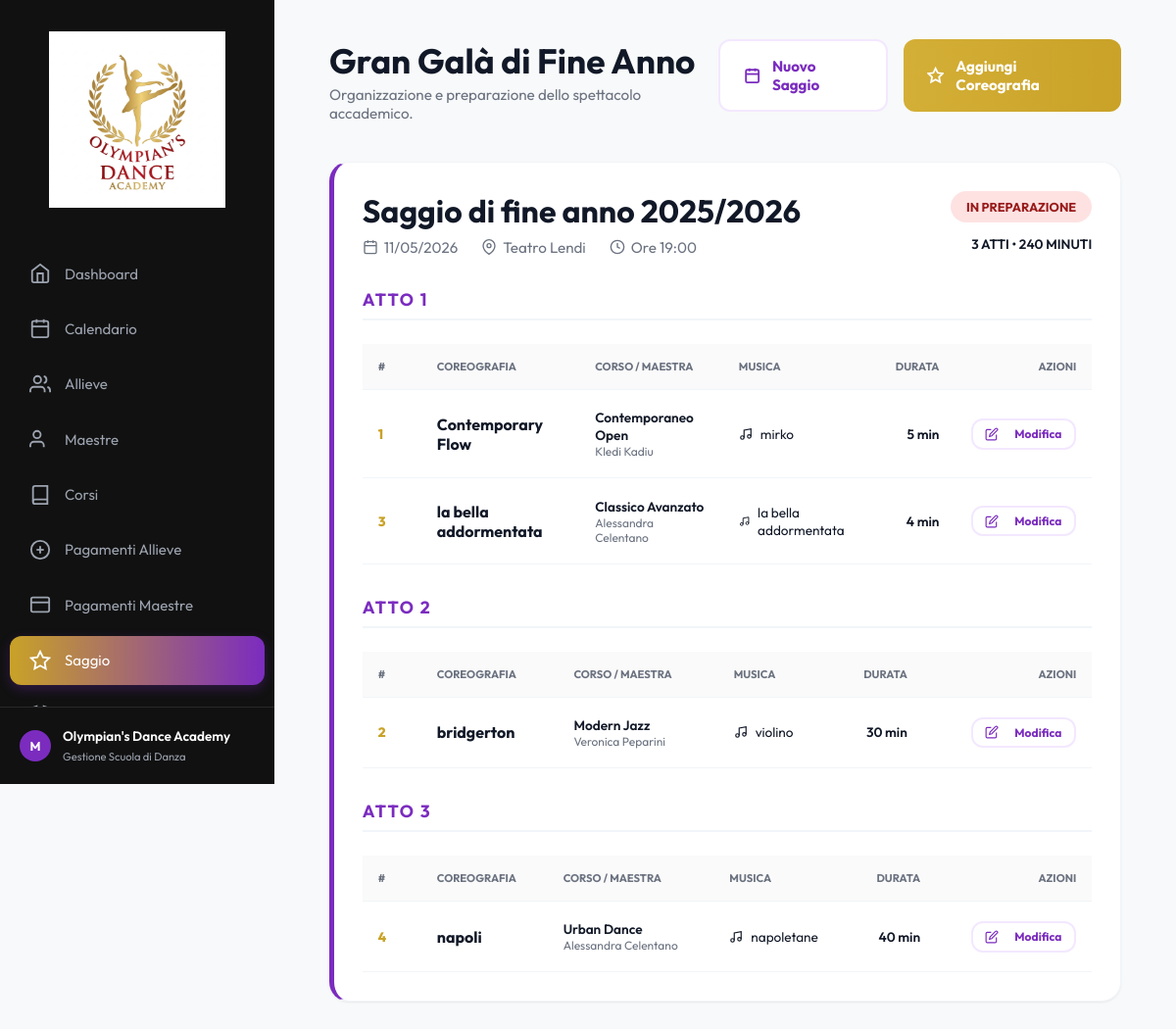
Page /saggio/ on the committed database.
### academy/models.py (models this page shows, shortened)
class Saggio(models.Model):
    STATI = [
        ('In preparazione', 'In preparazione'),
        ('Programmato', 'Programmato'),
        ('Completato', 'Completato'),
        ('Rinviato', 'Rinviato'),
    ]
    titolo = models.CharField(max_length=200)
    data = models.DateField(blank=True, null=True)
    luogo = models.CharField(max_length=200, blank=True, null=True)
    ora_inizio = models.TimeField(blank=True, null=True)
    stato = models.CharField(max_length=50, choices=STATI, default='In preparazione')
    numero_atti = models.IntegerField(default=1)
    durata_totale = models.IntegerField(default=0, help_text="Durata in minuti")
    class Meta:
        db_table = 'Saggi'
        ordering = ['data']

class Coreografia(models.Model):
    nome = models.CharField(max_length=200)
    id_saggio = models.ForeignKey(Saggio, on_delete=models.CASCADE, related_name='coreografie', db_column='id_saggio')
    id_corso = models.ForeignKey(Corso, on_delete=models.PROTECT, related_name='coreografie', db_column='id_corso')
    id_maestra = models.ForeignKey(Maestra, on_delete=models.PROTECT, related_name='coreografie', db_column='id_maestra')
    atto = models.IntegerField(default=1)
    ordine_uscita = models.IntegerField(blank=True, null=True)
    musica = models.CharField(max_length=200, blank=True, null=True)
    durata = models.IntegerField(blank=True, null=True, help_text="Durata in secondi")
    class Meta:
        db_table = 'Coreografie'
        ordering = ['id_saggio', 'atto', 'ordine_uscita']
        verbose_name_plural = "Coreografie"
    @property
    def nome_corso(self):
        return self.id_corso.nome if self.id_corso else ""
    @property
    def nome_maestra(self):
        return self.id_maestra.nome if self.id_maestra else ""
    @property
    def cognome_maestra(self):
        return self.id_maestra.cognome if self.id_maestra else ""

class Corso(models.Model):
    LIVELLI = [
        ('Base', 'Base'),
        ('Intermedio', 'Intermedio'),
        ('Avanzato', 'Avanzato'),
        ('Tutti', 'Tutti'),
    ]
    nome = models.CharField(max_length=150)
    livello = models.CharField(max_length=50, choices=LIVELLI, blank=True, null=True)
    fascia_eta = models.CharField(max_length=100, blank=True, null=True)
    id_maestra = models.ForeignKey(Maestra, on_delete=models.PROTECT, related_name='corsi', db_column='id_maestra')
    class Meta:
        db_table = 'Corsi'
        ordering = ['nome']

class Maestra(models.Model):
    nome = models.CharField(max_length=100)
    cognome = models.CharField(max_length=100)
    telefono = models.CharField(max_length=20, blank=True, null=True)
    email = models.EmailField(blank=True, null=True)
    specializzazione = models.CharField(max_length=100, blank=True, null=True)
    compenso_mensile = models.DecimalField(max_digits=8, decimal_places=2, blank=True, null=True)
    class Meta:
        db_table = 'Maestre'
        ordering = ['cognome', 'nome']
        verbose_name_plural = "Maestre"

### academy/views.py (the view)
# urls.py: path("saggio/", views.saggio, name="saggio"),
def saggio(request):
    return render(request, "saggio.html", {"saggi": _saggi_completi()})

### academy/context_processors.py (called while the page is built)
def today(request):
    return {"date_today": date.today().isoformat()}

### academy/templatetags/academy_filters.py (called while the page is built)
@register.filter
def date_dmy(value):
    if not value:
        return ""
    text = str(value)
    if len(text) >= 10:
        return f"{text[8:10]}/{text[5:7]}/{text[0:4]}"
    return text

### academy/views.py (called while the page is built)
def _saggi_completi():
    saggi = list(Saggio.objects.all())
    for saggio in saggi:
        coreografie = (
            saggio.coreografie.select_related("id_corso", "id_maestra")
            .annotate(num_allieve=Count("id_corso__allieve"))
            .order_by("atto", "ordine_uscita")
        )
        atti = defaultdict(list)
        for coreografia in coreografie:
            atti[coreografia.atto].append(coreografia)
        saggio.atti = dict(sorted(atti.items()))
    return saggi

### templates/saggio.html (shortened to what this page needs)
{% extends 'base.html' %}
{% load academy_filters %}
{% block content %}
<div class="animate-in">
    <header class="header-container">
        <div class="header-title">
            <h1>Gran Galà di Fine Anno</h1>
            <p>Organizzazione e preparazione dello spettacolo accademico.</p>
        </div>
        <div style="display: flex; gap: 1rem;">
            <a href="{% url 'nuovo_saggio' %}" class="btn btn-outline-purple">
                <svg width="18" height="18" viewBox="0 0 24 24" fill="none" stroke="currentColor" stroke-width="2.5"><rect x="3" y="4" width="18" height="18" rx="2" ry="2"/><line x1="16" y1="2" x2="16" y2="6"/><line x1="8" y1="2" x2="8" y2="6"/><line x1="3" y1="10" x2="21" y2="10"/></svg>
                Nuovo Saggio
            </a>
            <a href="{% url 'nuova_coreografia' %}" class="btn btn-gold">
                <svg width="18" height="18" viewBox="0 0 24 24" fill="none" stroke="currentColor" stroke-width="2.5"><polygon points="12 2 15.09 8.26 22 9.27 17 14.14 18.18 21.02 12 17.77 5.82 21.02 7 14.14 2 9.27 8.91 8.26 12 2"/></svg>
                Aggiungi Coreografia
            </a>
        </div>
    </header>
    {% if saggi %}
        {% for s in saggi %}
        <div class="content-box" style="margin-bottom: 2.5rem; border-left: 5px solid var(--secondary-color);">
            <div style="display: flex; justify-content: space-between; align-items: flex-start; margin-bottom: 2rem;">
                <div>
                    <h2 style="font-size: 2rem; color: var(--text-main); margin-bottom: 0.5rem;">{{ s.titolo }}</h2>
                    <div style="display: flex; gap: 1.5rem; color: var(--text-muted); font-size: 0.95rem;">
                        <span style="display: flex; align-items: center; gap: 6px;">
                            <svg width="16" height="16" viewBox="0 0 24 24" fill="none" stroke="currentColor" stroke-width="2"><rect x="3" y="4" width="18" height="18" rx="2" ry="2"/><line x1="16" y1="2" x2="16" y2="6"/><line x1="8" y1="2" x2="8" y2="6"/><line x1="3" y1="10" x2="21" y2="10"/></svg>
                            {{ s.data|date_dmy }}
                        </span>
                        <span style="display: flex; align-items: center; gap: 6px;">
                            <svg width="16" height="16" viewBox="0 0 24 24" fill="none" stroke="currentColor" stroke-width="2"><path d="M21 10c0 7-9 13-9 13s-9-6-9-13a9 9 0 0 1 18 0z"/><circle cx="12" cy="10" r="3"/></svg>
                            {{ s.luogo }}
                        </span>
                        <span style="display: flex; align-items: center; gap: 6px;">
                            <svg width="16" height="16" viewBox="0 0 24 24" fill="none" stroke="currentColor" stroke-width="2"><circle cx="12" cy="12" r="10"/><polyline points="12 6 12 12 16 14"/></svg>
                            Ore {{ s.ora_inizio }}
                        </span>
                    </div>
                </div>
                <div style="text-align: right;">
                    <span class="badge {% if s.stato == 'Concluso' %}badge-paid{% elif s.stato == 'Programmato' %}badge-pending{% else %}badge-overdue{% endif %}" style="font-size: 0.8rem; padding: 0.5rem 1rem;">
                        {{ s.stato }}
                    </span>
                    <div style="margin-top: 0.8rem; font-size: 0.85rem; font-weight: 600;">
                        {{ s.numero_atti }} ATTI • {{ s.durata_totale }} MINUTI
                    </div>
                </div>
            </div>
            {% if s.atti %}
                {% for atto_num, coreografie in s.atti.items %}
                <div style="margin-top: 2rem;">
                    <h3 style="font-size: 1.1rem; text-transform: uppercase; letter-spacing: 0.1em; color: var(--secondary-color); border-bottom: 2px solid var(--border-color); padding-bottom: 0.5rem; margin-bottom: 1.5rem;">
                        Atto {{ atto_num }}
                    </h3>
                    <div class="table-container">
                        <table class="data-table">
                            <thead>
                                <tr>
                                    <th style="width: 60px;">#</th>
                                    <th>Coreografia</th>
                                    <th>Corso / Maestra</th>
                                    <th>Musica</th>
                                    <th style="text-align: right;">Durata</th>
                                    <th style="text-align: right;">Azioni</th>
                                </tr>
                            </thead>
                            <tbody>
                                {% for c in coreografie %}
                                <tr>
                                    <td style="font-weight: 800; color: var(--primary-color);">{{ c.ordine_uscita }}</td>
                                    <td>
                                        <div style="font-weight: 700; font-size: 1rem;">{{ c.nome }}</div>
                                    </td>
                                    <td>
                                        <div style="font-weight: 600;">{{ c.nome_corso }}</div>
                                        <div style="font-size: 0.75rem; color: var(--text-muted);">{{ c.nome_maestra }} {{ c.cognome_maestra }}</div>
                                    </td>
                                    <td>
                                        <div style="display: flex; align-items: center; gap: 8px; font-size: 0.85rem;">
                                            <svg width="14" height="14" viewBox="0 0 24 24" fill="none" stroke="currentColor" stroke-width="2"><path d="M9 18V5l12-2v13"/><circle cx="6" cy="18" r="3"/><circle cx="18" cy="16" r="3"/></svg>
                                            {{ c.musica }}
                                        </div>
                                    </td>
                                    <td style="text-align: right; font-weight: 600;">{{ c.durata }} min</td>
                                    <td style="text-align: right;">
                                        <a href="{% url 'modifica_coreografia' c.id %}" class="btn btn-outline-purple btn-sm" style="padding: 0.4rem 0.8rem; font-size: 0.75rem;">
                                            <svg width="14" height="14" viewBox="0 0 24 24" fill="none" stroke="currentColor" stroke-width="2" style="margin-right: 4px;"><path d="M11 4H4a2 2 0 0 0-2 2v14a2 2 0 0 0 2 2h14a2 2 0 0 0 2-2v-7"/><path d="M18.5 2.5a2.121 2.121 0 0 1 3 3L12 15l-4 1 1-4 9.5-9.5z"/></svg>
                                            Modifica
                                        </a>
                                    </td>
                                </tr>
                                {% endfor %}
                            </tbody>
                        </table>
                    </div>
                </div>
                {% endfor %}
            {% else %}
                <div style="text-align: center; padding: 3rem; background: #fafafa; border-radius: var(--radius-md); color: var(--text-muted);">
                    Nessuna coreografia inserita per questo saggio.
                </div>
            {% endif %}
        </div>
        {% endfor %}
    {% endif %}
</div>
{% endblock %}

### static/css/style.css (style rules this page uses)
:root { --primary-color: #C9A227; --primary-hover: #B08D1E; --secondary-color: #7B2CBF; --secondary-hover: #62229B; --accent-red: #FF3131; --sidebar-bg: #111111; --sidebar-text: #9ca3af; --sidebar-text-active: #ffffff; --bg-color: #F8F9FA; --text-main: #111827; --text-muted: #6B7280; --card-bg: #ffffff; --border-color: #F1F5F9; --sidebar-width: 280px; --radius-lg: 20px; --radius-md: 12px; --shadow: 0 1px 3px 0 rgba(0, 0, 0, 0.05), 0 1px 2px 0 rgba(0, 0, 0, 0.03); --transition: all 0.3s cubic-bezier(0.4, 0, 0.2, 1); }
* { margin: 0; padding: 0; box-sizing: border-box; }
body { font-family: 'Outfit', sans-serif; background-color: var(--bg-color); color: var(--text-main); display: flex; min-height: 100vh; }
.header-container { display: flex; justify-content: space-between; align-items: flex-start; margin-bottom: 2.5rem; }
.header-title h1 { font-size: 2.2rem; font-weight: 700; margin-bottom: 0.2rem; }
.header-title p { color: var(--text-muted); font-size: 0.95rem; }
.content-box { background: white; border-radius: var(--radius-lg); padding: 1.8rem; box-shadow: var(--shadow); border: 1px solid var(--border-color); }
.data-table { width: 100%; border-collapse: collapse; }
.data-table th { text-align: left; padding: 1rem; font-size: 0.7rem; text-transform: uppercase; color: var(--text-muted); border-bottom: 1px solid var(--border-color); background: #fafafa; }
.data-table td { padding: 1.2rem 1rem; font-size: 0.85rem; border-bottom: 1px solid var(--border-color); }
.badge { padding: 0.35rem 0.7rem; border-radius: 20px; font-size: 0.7rem; font-weight: 700; text-transform: uppercase; display: inline-flex; align-items: center; gap: 5px; }
.badge-overdue { background: #FEE2E2; color: #991B1B; }
.btn, .action-btn { padding: 1rem 1.5rem; border-radius: var(--radius-md); font-weight: 700; display: inline-flex; align-items: center; justify-content: center; gap: 12px; text-decoration: none; font-size: 0.95rem; border: none; cursor: pointer; transition: var(--transition); }
.btn-gold, .action-btn.btn-gold { background: linear-gradient(90deg, #D4AF37 0%, #C9A227 100%); color: white; }
.btn-outline-purple, .action-btn.btn-outline-purple { background: white; border: 2px solid #F3E8FF; color: var(--secondary-color); }
.btn-sm { padding: 0.5rem 1rem; font-size: 0.85rem; }
.animate-in { animation: fadeIn 0.6s ease forwards; }

### rows in the picture
Saggio: titolo "Saggio di fine anno 2025/2026", data "11/05/2026", luogo "Teatro Lendi", ora_inizio "19:00", stato "IN PREPARAZIONE", numero_atti "3", durata_totale "240"
Coreografia: atto_num "1", ordine_uscita "1", nome "Contemporary Flow", nome_corso "Contemporaneo Open", nome_maestra "Kledi", cognome_maestra "Kadiu", musica "mirko", durata "5"
Coreografia: ordine_uscita "3", nome "la bella addormentata", nome_corso "Classico Avanzato", nome_maestra "Alessandra", cognome_maestra "Celentano", musica "la bella addormentata", durata "4"
Coreografia: atto_num "2", ordine_uscita "2", nome "bridgerton", nome_corso "Modern Jazz", nome_maestra "Veronica", cognome_maestra "Peparini", musica "violino", durata "30"
Coreografia: atto "3", ordine_uscita "4", nome "napoli", nome_corso "Urban Dance", nome_maestra "Alessandra", cognome_maestra "Celentano", musica "napoletane", durata "40"
